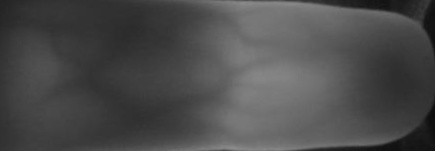
#> input picture utils/roi_m_data/m_001_4_03.jpg, 435 x 151 px, given as the content of the folder ../../dataset/FingerVein/new_m/, which was not available
$ python roi_scripts.py   (Python 2 division)   (older library calls are emulated)
#> lines starting #> are read from the running program, lines starting #| are printed output that depends on the picture; after the words box and inside, x2 and y2 are one past the last pixel; in counts of white or black regions, pixels touching at a corner belong together; pictures that were not available may be replaced by others from this repository, and a replacement may not be noted
# -*- coding: utf-8 -*-
import cv2
import numpy as np
import matplotlib.pyplot as plt
import numpy as np
import math
import numpy
import os
from PIL import Image

def edge_detection(img):
    #img = cv2.imread(file, 0)
    #img = cv2.imread("01.jpg", 0)
    x = cv2.Sobel(img,cv2.CV_16S,1,0)
    y = cv2.Sobel(img,cv2.CV_16S,0,1)
    absX = cv2.convertScaleAbs(x)# 转回uint8
    absY = cv2.convertScaleAbs(y)
    img_edge = cv2.addWeighted(absX,0.5,absY,0.5,0)
    # [12 lines of commented-out code are left out]
    return img, img_edge


def pixel_polarization(img_edge, img, threshold): # threshold 像素两极化的阈值
    for i in range(len(img_edge)):
        for j in range(len(img_edge[i,:])):
            if img_edge[i][j] > threshold:
                img_edge[i][j] = 255
            else:
                img_edge[i][j] = 0
    '''
    fig = plt.figure(figsize = (16, 16))
    ax1 = fig.add_subplot(1, 2, 1)
    ax2 = fig.add_subplot(1, 2, 2)
    ax1.imshow(img)
    ax2.imshow(img_edge)
    plt.show()
    '''
    img_edge_polar = img_edge
    return img_edge_polar


def positioning_middle_point(img, dst, point_pixel):
    h, w = img.shape
    w1 = w // 4  # 作为左边竖线的x坐标
    w2 = (w // 4) * 3 # 作为右边竖线的x坐标
    low_l = False
    high_l = False
    while ( not low_l or not high_l) and w1 < (w // 2):
        for i, pix in enumerate(dst[:, w1]):
            if i+1 < (h // 2) and not low_l:
                if pix == 255:
                    low_l = True
                    lower_left = i
            elif i+1 > (h // 2) and not high_l:
                h_h = h * (3/2) - (i+1)
                if dst[h_h, w1] == 255:
                    high_l = True
                    higher_left = h_h
        if not low_l or not high_l:
            w1 = w1 + 5


    middle_left = (lower_left + higher_left) // 2
    low_r = False
    high_r = False
    while (not low_r or not high_r) and w2 > (w // 2):
        for i, pix in enumerate(dst[:, w2]):
            if i+1 < (h // 2) and not low_r:
                if pix == 255:
                    low_r = True
                    lower_right = i
            elif i+1 > (h // 2) and not high_r:
                h_h = h * (3/2) - (i+1)
                if dst[h_h, w2] == 255:
                    high_r = True
                    higher_right = h_h
        if not low_r or not high_r:
            w2 = w2 - 5
    middle_right = (lower_right + higher_right) // 2
    '''
    dst[middle_left, w1] = point_pixel
    dst[middle_left+1, w1] = point_pixel
    dst[middle_left-1, w1] = point_pixel
    dst[middle_left, w1 + 1] = point_pixel
    dst[middle_left, w1 - 1] = point_pixel
    dst[middle_right, w2] = point_pixel
    dst[middle_right+1, w2] = point_pixel
    dst[middle_right-1, w2] = point_pixel
    dst[middle_right, w2 + 1] = point_pixel
    dst[middle_right, w2 - 1] = point_pixel

    fig = plt.figure(figsize = (16, 16))
    ax1 = fig.add_subplot(1, 2, 1)
    ax2 = fig.add_subplot(1, 2, 2)
    ax1.imshow(img)
    ax2.imshow(dst)
    plt.show()
    '''
    return dst, middle_left, middle_right, w1, w2


def rotation_correction(img, dst, middle_right, middle_left, w1, w2):
    tangent_value = float(middle_right - middle_left) / float(w2 - w1)
    rotation_angle = np.arctan(tangent_value)/math.pi*180
    (h,w) = img.shape
    center = (w / 2,h / 2)
    M = cv2.getRotationMatrix2D(center,rotation_angle,1)#旋转缩放矩阵：(旋转中心，旋转角度，缩放因子)
    rotated_dst = cv2.warpAffine(dst,M,(w,h))
    rotated_img = cv2.warpAffine(img,M,(w,h))
    '''
    fig = plt.figure(figsize = (16, 16))
    ax1 = fig.add_subplot(1, 3, 1)
    ax2 = fig.add_subplot(1, 3, 2)
    ax3 = fig.add_subplot(1, 3, 3)
    #ax3 = fig.add_subplot(1, 3, 3)
    ax1.imshow(img)
    ax2.imshow(rotated_dst)
    ax3.imshow(rotated_img)
    plt.show()
    '''
    return rotated_dst, rotated_img


def roi(rotated_img, rotated_edge, url):
    h, w = rotated_edge.shape
    r = range(0, h)
    r1 = range(0, h // 2)
    r2 = range(h // 2, h - 1)
    c = range(0, w)
    c1 = range(0, w // 2)
    c2 = range(w // 2, w-1)

    highest_edge = (rotated_edge[r1][:,c].sum(axis=1).argmax())
    lowest_edge = (rotated_edge[r2][:,c].sum(axis=1).argmax() + (h // 2))
    leftest_edge = (rotated_edge[r][:,c1].sum(axis=0).argmax())
    rightest_edge = (rotated_edge[r][:,c2].sum(axis=0).argmax() + (w // 2))

    '''
    _, img_w = rotated_edge.shape
    half = int(img_w/2)
    max_right_sum = 0
    max_right_i = 0
    sum_img = numpy.sum(rotated_img,axis=0)
    for i in range(half,img_w-50):
        s = sum(sum_img[i:i+50])
        if s > max_right_sum:
            max_right_sum = s
            max_right_i = i
    '''

    # [4 lines of commented-out code are left out]
    rotated_edge[highest_edge, : ] = 100
    rotated_edge[lowest_edge, : ] = 150
    rotated_edge[: , leftest_edge] = 200
    rotated_edge[: , rightest_edge] = 250
    rotated_croped = rotated_edge[highest_edge : lowest_edge, leftest_edge : rightest_edge]
    rotated_croped_img = rotated_img[highest_edge : lowest_edge, leftest_edge : rightest_edge]
    '''
    fig = plt.figure(figsize = (16, 16))
    ax1 = fig.add_subplot(1, 4, 1)
    ax2 = fig.add_subplot(1, 4, 2)
    ax3 = fig.add_subplot(1, 4, 3)
    ax4 = fig.add_subplot(1, 4, 4)
    ax1.imshow(rotated_edge)
    ax2.imshow(rotated_croped)
    ax3.imshow(rotated_img, cmap = plt.cm.gray)
    ax4.imshow(rotated_croped_img, cmap = plt.cm.gray)
    plt.show()
    '''
    #print type(rotated_croped_img)
    cv2.imwrite(url, rotated_croped_img)

    #im = Image.fromarray(rotated_croped_img)
    #im.save(url)


def get_imgs_roi(img_file):
#> called with img_file = '../../dataset/FingerVein/new_m/'
    images = os.listdir(img_file)
    for i, image in enumerate(images):
        print(i)
        print(image)
        img_raw = cv2.imread(os.path.join(img_file, image), 0)
#> img_raw is the input picture: shape (151, 435); min 12, max 139, mean 75.4
        '''
        (h,w) = img.shape
        center = (w / 2,h / 2)
        M = cv2.getRotationMatrix2D(center,90,1)#旋转缩放矩阵：(旋转中心，旋转角度，缩放因子)
        img_raw = cv2.warpAffine(img,M,(w,h))
        '''

        img_raw, img_edge = edge_detection(img_raw)
#> in edge_detection, `x = cv2.Sobel(img,cv2.CV_16S,1,0)`:
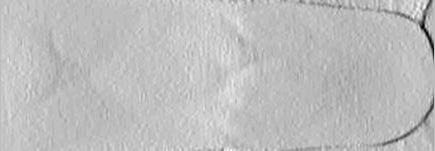
#> x: shape (151, 435) int16; min -113, max 38, mean -0.4; drawn with min black and max white
#> in edge_detection, `y = cv2.Sobel(img,cv2.CV_16S,0,1)`:
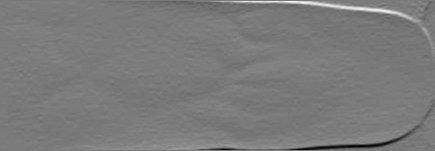
#> y: shape (151, 435) int16; min -209, max 226, mean 0.6; drawn with min black and max white
#> in edge_detection, `absY = cv2.convertScaleAbs(y)`:
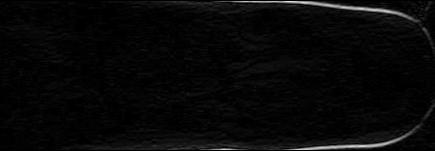
#> absY: shape (151, 435); min 0, max 226, mean 7.8
        img_edge_polar = pixel_polarization(img_edge, img_raw, 25)
#> after the loop in pixel_polarization, `for i in range(len(img_edge)):`:
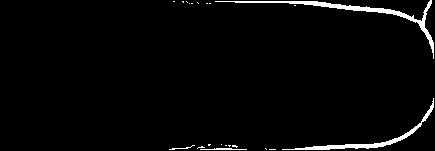
#> img_edge: shape (151, 435); 2.5% white; 21 white regions (17 under 20 px), largest, box (x1, y1, x2, y2) and area: (215, 0, 434, 59) 910, (282, 98, 434, 150) 604, (200, 148, 247, 150) 64, (169, 145, 195, 150) 31
        img_edge_polar_midd, middle_left, middle_right, w1, w2 = positioning_middle_point(img_raw, img_edge_polar, 100)
#> middle_left = 1; middle_right = 4; w1 = 173; w2 = 324
        img_edge_polar_midd_rotated, rotated_img = rotation_correction(img_raw, img_edge_polar_midd, middle_right, middle_left, w1, w2)
#> in rotation_correction, `tangent_value = float(middle_right - middle_left) / float(w2 - w1)`: tangent_value = 0.0199
#> in rotation_correction, `rotation_angle = np.arctan(tangent_value)/math.pi*180`: rotation_angle = 1.14
#> in rotation_correction, `M = cv2.getRotationMatrix2D(center,rotation_angle,1)#旋转缩放矩阵：(旋转中心，旋转角度..`: M = [[1, 0.0199, -1.45], [-0.0199, 1, 4.33]]
#> in rotation_correction, `rotated_img = cv2.warpAffine(img,M,(w,h))`:
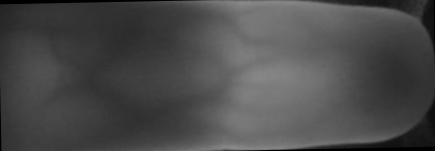
#> rotated_img: shape (151, 435); min 0, max 138, mean 74.5
        new_file = 'roi_m_data'
        sava_root = os.path.join(new_file,image)
        roi(rotated_img, img_edge_polar_midd_rotated, sava_root)
#> in roi, `highest_edge = (rotated_edge[r1][:,c].sum(axis=1).argmax())`: highest_edge = 1
#> in roi, `lowest_edge = (rotated_edge[r2][:,c].sum(axis=1).argmax() + (h // 2))`: lowest_edge = 144
#> in roi, `leftest_edge = (rotated_edge[r][:,c1].sum(axis=0).argmax())`: leftest_edge = 203
#> in roi, `rightest_edge = (rotated_edge[r][:,c2].sum(axis=0).argmax() + (w // 2))`: rightest_edge = 423
#> in roi, `rotated_croped = rotated_edge[highest_edge : lowest_edge, leftest_edge..`:
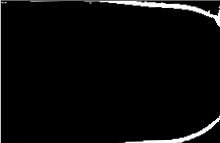
#> rotated_croped: shape (143, 220); min 0, max 255, mean 8.5
#> in roi, `rotated_croped_img = rotated_img[highest_edge : lowest_edge, leftest_e..`:
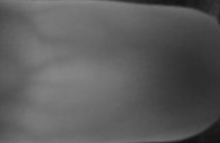
#> rotated_croped_img: shape (143, 220); min 17, max 137, mean 91.9


if __name__ == "__main__":
    get_imgs_roi('../../dataset/FingerVein/new_m/')

$ run again, on utils/roi_m_data/m_005_2_03.jpg
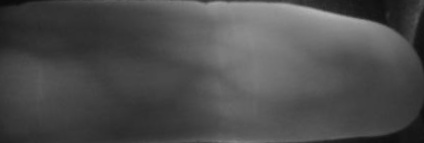
#> input picture utils/roi_m_data/m_005_2_03.jpg, 424 x 143 px, given as the content of the folder ../../dataset/FingerVein/new_m/, which was not available
#> in get_imgs_roi, img_raw is the input picture: shape (143, 424); min 11, max 181, mean 76.4
#> the loop in pixel_polarization, `for i in range(len(img_edge)):` made 143 passes
#> after the loop in pixel_polarization, `for i in range(len(img_edge)):`:
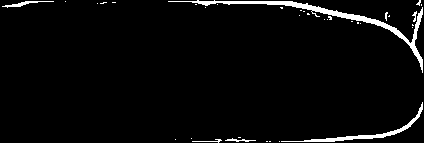
#> img_edge: shape (143, 424); 3.4% white; 36 white regions (30 under 20 px), largest, box (x1, y1, x2, y2) and area: (168, 0, 423, 73) 1262, (281, 102, 423, 142) 491, (2, 1, 54, 8) 109, (225, 138, 256, 142) 52, (192, 139, 222, 143) 39, (412, 11, 417, 22) 25
#> in get_imgs_roi, `img_edge_polar_midd, middle_left, middle_right, w1, w2 = positioning_m..`: middle_left = 2; middle_right = 11; w1 = 106; w2 = 318
#> tangent_value = 0.0425
#> rotation_angle = 2.43
#> M = [[0.999, 0.0424, -2.82], [-0.0424, 0.999, 9.06]]
#> highest_edge = 1
#> lowest_edge = 138
#> leftest_edge = 202
#> rightest_edge = 413
#> in roi, `rotated_croped_img = rotated_img[highest_edge : lowest_edge, leftest_e..`:
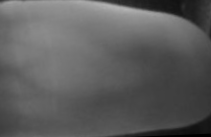
#> rotated_croped_img: shape (137, 211); min 0, max 180, mean 92.9

$ run again, on utils/roi_m_data/m_009_2_02.jpg
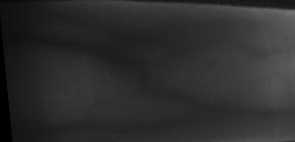
#> input picture utils/roi_m_data/m_009_2_02.jpg, 295 x 142 px, given as the content of the folder ../../dataset/FingerVein/new_m/, which was not available
#> in get_imgs_roi, img_raw is the input picture: shape (142, 295); min 0, max 112, mean 45.4
#> the loop in pixel_polarization, `for i in range(len(img_edge)):` made 142 passes
#> after the loop in pixel_polarization, `for i in range(len(img_edge)):`:
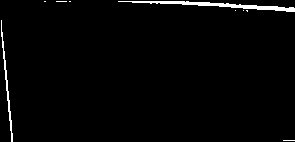
#> img_edge: shape (142, 295); 2% white; 9 white regions (7 under 20 px), largest, box (x1, y1, x2, y2) and area: (118, 1, 295, 12) 571, (1, 20, 13, 142) 225
#> in get_imgs_roi, `img_edge_polar_midd, middle_left, middle_right, w1, w2 = positioning_m..`: middle_left = 1; middle_right = 4; w1 = 118; w2 = 219
#> tangent_value = 0.0297
#> rotation_angle = 1.7
#> M = [[1, 0.0297, -2.04], [-0.0297, 1, 4.4]]
#> highest_edge = 2
#> lowest_edge = 136
#> leftest_edge = 9
#> rightest_edge = 288
#> in roi, `rotated_croped_img = rotated_img[highest_edge : lowest_edge, leftest_e..`:
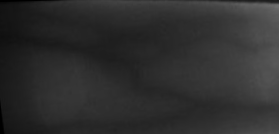
#> rotated_croped_img: shape (134, 279); min 0, max 109, mean 46.2
